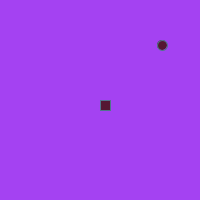
Frame 1 (no input)
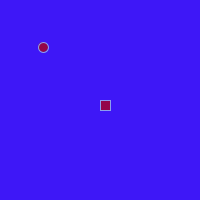
Frame 60 (the mouse pressed at the canvas centre just before this capture)
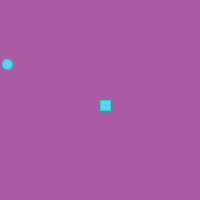
Frame 120 (the mouse held since frame 60 and released just before this capture)

The Processing sketch that drew these frames (run headless with seeded random() and noise(); from frame 60 on, the mouse is pressed at the canvas centre):

// Processing sketch: Um_monte_de_coisa
// ── Um_monte_de_coisa.pde
int x, y;

void setup(){
  size(200, 200);
  frameRate(5);
}
void draw(){
  background(random(255), random(255), random(255));
  x = (int)random(190);
  y = (int)random(190);
  stroke(random(255), random(255), random(255));
  fill(random(255), random(255), random(255));
  rect(width/2, height/2, 10, 10);
  ellipse(y, x, 10, 10);
}
